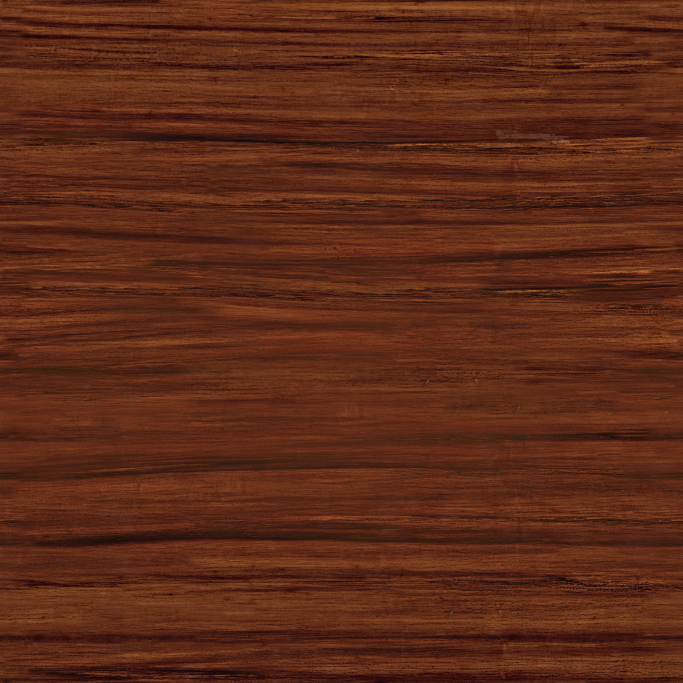
#> input picture assets/source/materials/dark-wood/dark_wood_diff_2k.jpg, 2048 x 2048 px (shown at 1/3 size)
$ python build-table-materials.py
#> lines starting #> are read from the running program, lines starting #| are printed output that depends on the picture
"""Casino PBR maps. Requires NumPy and Pillow. Wood derives from bundled CC0 Poly Haven scans.
Albedo PNGs are sRGB; normal/roughness PNGs are linear data (not gamma corrected).
Run: python scripts/build-table-materials.py
"""
from pathlib import Path
import json
import os
import tempfile
import runpy
import numpy as np
from PIL import Image, ImageDraw
ROOT=Path(__file__).resolve().parents[1]
OUT=ROOT/'public/assets'
OUT.mkdir(parents=True,exist_ok=True)
RANGES={}

def atomic_write(path, writer):
    """Publish a complete sibling file, keeping the old asset on failure."""
    path=Path(path)
    fd, temporary=tempfile.mkstemp(prefix=f'.{path.stem}-',suffix=path.suffix,dir=path.parent)
    os.close(fd)
    temporary=Path(temporary)
    try:
        writer(temporary)
        os.replace(temporary,path)
    finally:
        temporary.unlink(missing_ok=True)

def noise(w,h,gx,gy,seed):
    rng=np.random.default_rng(seed)
    grid=rng.random((gy,gx)).astype(np.float32)
    x=np.arange(w,dtype=np.float32)/w*gx;y=np.arange(h,dtype=np.float32)/h*gy
    ix=x.astype(int);iy=y.astype(int);tx=x-ix;ty=y-iy
    tx=tx*tx*(3-2*tx);ty=ty*ty*(3-2*ty)
    a=grid[iy[:,None]%gy,ix[None,:]%gx]*(1-tx)+grid[iy[:,None]%gy,(ix[None,:]+1)%gx]*tx
    b=grid[(iy[:,None]+1)%gy,ix[None,:]%gx]*(1-tx)+grid[(iy[:,None]+1)%gy,(ix[None,:]+1)%gx]*tx
    return a*(1-ty[:,None])+b*ty[:,None]

def save(name,data):
    data=np.clip(data,0,1)
    img=Image.fromarray(np.round(data*255).astype(np.uint8))
    if name=='material-table-walnut-albedo':
        atomic_write(OUT/(name+'.jpg'),lambda p: img.save(p,quality=94,subsampling=0,optimize=True))
        (OUT/(name+'.png')).unlink(missing_ok=True)
    else:atomic_write(OUT/(name+'.png'),lambda p: img.save(p,optimize=True))
    RANGES[name]={'file':name+('.jpg' if name=='material-table-walnut-albedo' else '.png'),'width':img.width,'height':img.height,'min':round(float(data.min()),4),'max':round(float(data.max()),4),'mean':round(float(data.mean()),4)}
    return img

def albedo(name,base,variation,tint=None):
    rgb=np.array(base,dtype=np.float32)/255
    out=rgb[None,None,:]*variation[:,:,None]
    if tint is not None:out+=tint
    return save(name,out)

def normal(name,height,world=.8):
    h,w=height.shape
    dx=(np.roll(height,-1,1)-np.roll(height,1,1))/(2*world/w)
    dy=(np.roll(height,-1,0)-np.roll(height,1,0))/(2*world/h)
    n=np.stack((-dx,-dy,np.ones_like(height)),axis=2)
    n/=np.linalg.norm(n,axis=2,keepdims=True)
    return save(name,n*.5+.5)

# Scanned, matched 2m wood tile from Poly Haven, stained to deeper walnut.
# Keep the photograph's grain/pore variation: only a per-channel stain multiplier.
source=ROOT/'assets/source/materials/dark-wood'
wood=np.asarray(Image.open(source/'dark_wood_diff_2k.jpg').convert('RGB'),dtype=np.float32)/255
save('material-table-walnut-albedo',wood*np.array([.70,.86,.99]))
#> in save, `data=np.clip(data,0,1)`:
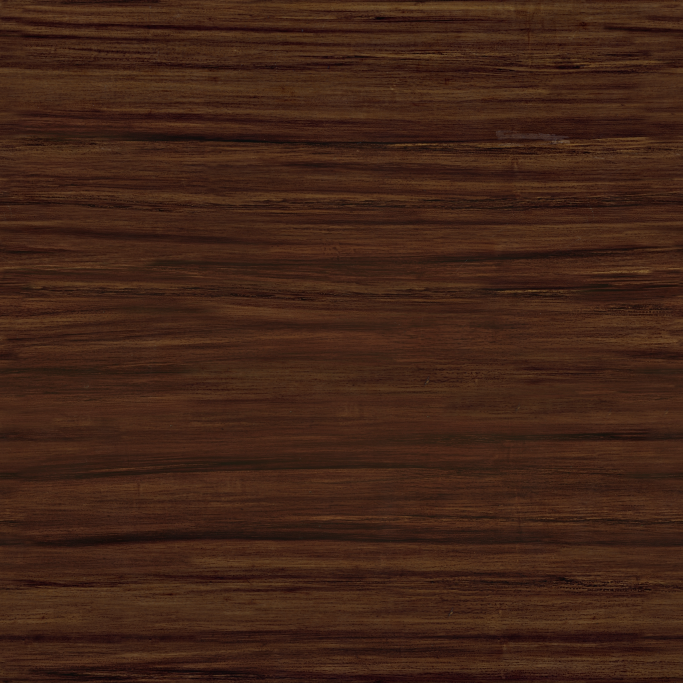
#> data: shape (2048, 2048, 3) float64 (shown at 1/3 size); mean of channels 0, 1, 2 0.255, 0.143, 0.0915; drawn as R, G, B
#> (the run stopped early here; a loop or call above may not have finished)
